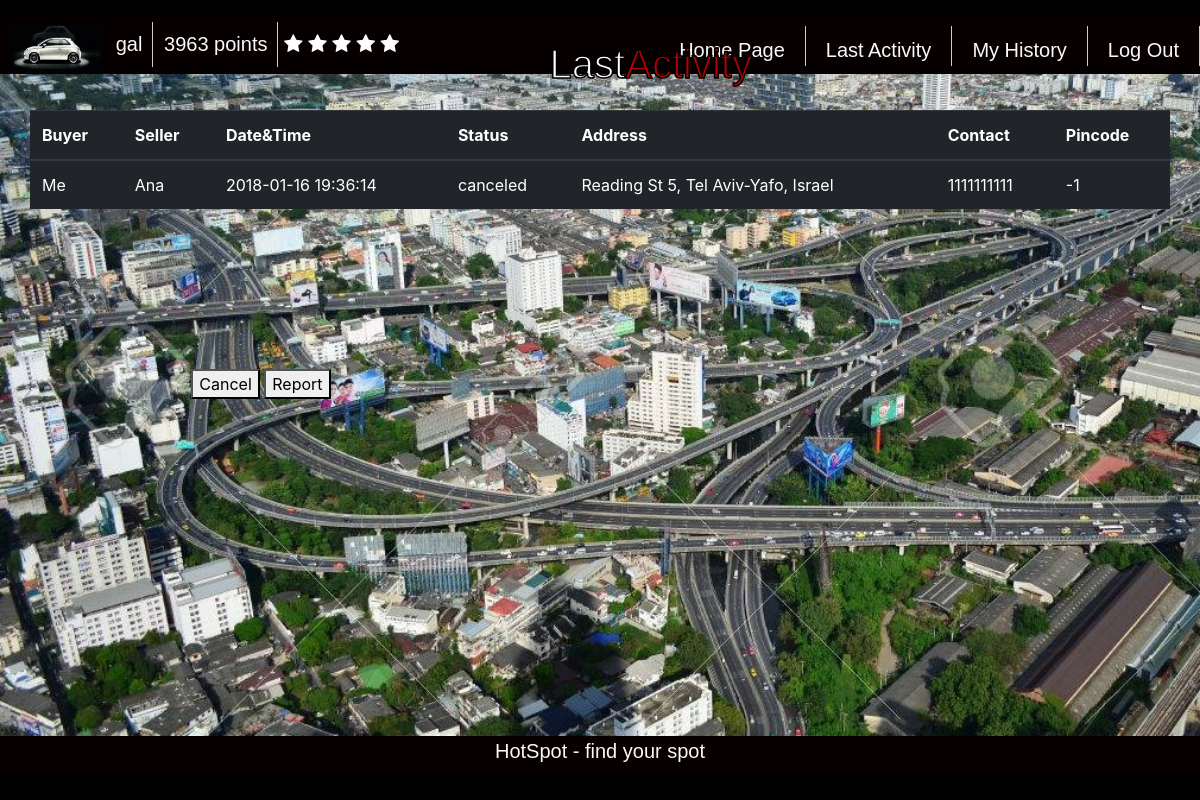
/last_activity/ (signed in), run on an earlier commit of the app's database.
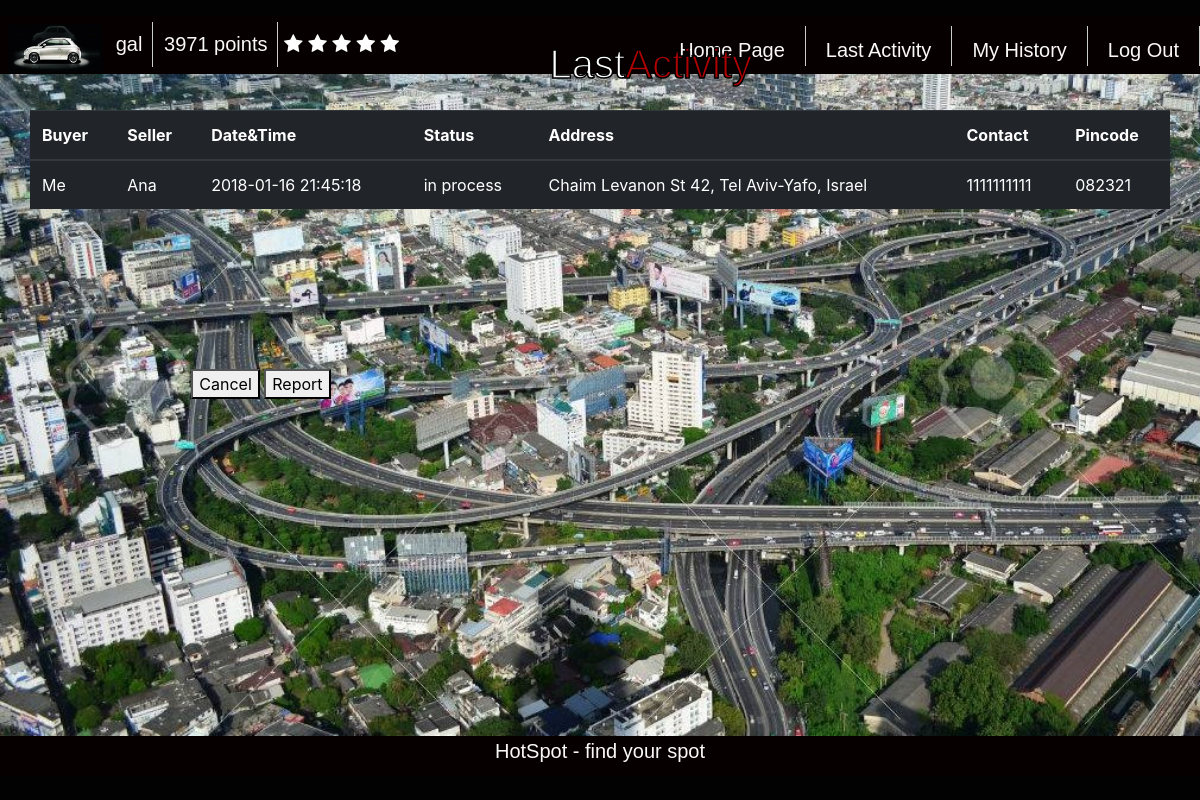
And on a later commit of the database.
### polls/models.py (models this page shows, shortened)
class Purchase(models.Model):
	buyer_id	= models.IntegerField(default=-1) 	# user id
	seller_id	= models.IntegerField(default=-1) 	# user id
	cost 		= models.IntegerField(default=10)
	parking_time 	= models.CharField(max_length=200, default="") #  max 30 minutes from the offering time
	status 		= models.CharField(max_length=200, default="available") # available, in process, done, canceled, expired etc.
	parking_rate 	= models.DecimalField(max_digits=3,decimal_places=2,default=Decimal('0.0000'))
	target_address_lat = models.CharField(max_length=2000)
	target_address_lng = models.CharField(max_length=2000)
	parking_address = models.CharField(default='Tel Aviv', max_length=200) #string. full address
	parking_address_lat = models.CharField(max_length=2000)
	parking_address_lng = models.CharField(max_length=2000)
	lock 			= threading.Lock()
	cond 			= threading.Condition(threading.Lock())
	pin_code		= models.CharField(max_length=2000, default="-1")
	attempt_failure = models.IntegerField(default=0)
	parking_actual_rank = models.DecimalField(max_digits=3,decimal_places=2,default=Decimal('0.0000'))

class Profile(models.Model):
	user = models.OneToOneField(User, on_delete=models.CASCADE)
	phone_number 	= models.CharField(max_length=20, blank=True)
	points 		= models.IntegerField(default=50) #start with 50 points.
	rating 		= models.IntegerField(default=2) # start with rating 2
	is_blocked 	= models.IntegerField(default=0) # start with is blocked 0.
	num_reported 	= models.IntegerField(default=0) # start with 0 reported purchases

### polls/views.py (the view)
# urls.py: url(r'^last_activity/$', views.call_last_activity, name='call_last_activity'),
def call_last_activity(request):
	update_user_spots_status(request.user.pk)
	last_activity = getUserLastActivity(request.user.pk)
	if (last_activity == None):
		last_activity = ["", "", "", "", "", "", "", "-1"]
		return render(request, 'polls/last_activity.html', {'last_activity':last_activity, 'user_points':User.objects.get(pk=request.user.pk).profile.points, 'user_rating':User.objects.get(pk=request.user.pk).profile.rating})
	if (minutes_elapsed(last_activity.parking_time) > 0 and last_activity.status == ParkingStatus.AVAILABLE):
		last_activity.status = ParkingStatus.EXPIRED
		last_activity.save()
	seller_username = (User.objects.get(pk = last_activity.seller_id)).username
	if (last_activity.buyer_id == -1):
		buyer_username = "--"
		contact = "--"
	else:
		buyer_username = (User.objects.get(pk = last_activity.buyer_id)).username
		contact = (User.objects.get(pk = last_activity.buyer_id)).profile.phone_number
	if (last_activity.seller_id == request.user.pk):
		seller_username = "Me"
		pincode = ""
	else:
		buyer_username = "Me"
		contact = (User.objects.get(pk = last_activity.seller_id)).profile.phone_number
		pincode = last_activity.pin_code
	last_activity = [buyer_username, seller_username, last_activity.parking_time, last_activity.status, last_activity.parking_address, contact, pincode, last_activity.pk]
	return render(request, 'polls/last_activity.html', {'last_activity':last_activity, 'user_points':User.objects.get(pk=request.user.pk).profile.points, 'user_rating':User.objects.get(pk=request.user.pk).profile.rating})

### polls/views.py (called while the page is built)
def getAllUserActivities(user_pk):
	'''
	get all purchases user with pk = user_pk took part in as buyer or seller
	'''
	sell_purchases = Purchase.objects.filter(seller_id = user_pk)
	buy_purchases = Purchase.objects.filter(buyer_id = user_pk)
	all_purchases = list(sell_purchases)  + list(buy_purchases)
	return all_purchases

def getUserLastActivity(user_pk):
	'''
	get last activity user took part in
	'''
	update_user_spots_status (user_pk)
	all_purchase = getAllUserActivities(user_pk)
	max_pk = 0
	last_activity = None
	for purchase in all_purchase:
		if (purchase.pk > max_pk):
			max_pk = purchase.pk
			last_activity = purchase
	return last_activity

def update_user_spots_status(user_id):
	'''
	iterate all over purchases  the user participated in and if
	passed the parking due time change status to expired
	'''
	all_user_spot = getAllUserActivities(user_id)
	for spot in all_user_spot:
		if (spot.status == ParkingStatus.AVAILABLE):# or spot.status == ParkingStatus.IN_PROCESS):
			if (minutes_elapsed(spot.parking_time) > 0):
				spot.status = ParkingStatus.EXPIRED
				print(ParkingStatus.EXPIRED)
				spot.save()

def minutes_elapsed(last_failure_in_string):
	"""
		Return True if user is still in timeout
	"""
	last_failure_in_datetime = datetime.datetime.strptime(last_failure_in_string, "%Y-%m-%d %H:%M:%S")
	diff = (datetime.datetime.now() - last_failure_in_datetime)
	return (diff.total_seconds() / 60)

### polls/templates/polls/last_activity.html (shortened to what this page needs)
<!DOCTYPE html>
<html>
 {% load static %}
    <link rel="stylesheet" type="text/css" href="{% static "polls/_css/logo.css" %}">
    <link rel="stylesheet" type="text/css" href="{% static "polls/_css/last_activity.css" %}">
<head>
  <link rel="stylesheet" href="https://maxcdn.bootstrapcdn.com/bootstrap/4.0.0-beta.2/css/bootstrap.min.css">
	<link rel="stylesheet" href="https://cdnjs.cloudflare.com/ajax/libs/font-awesome/4.7.0/css/font-awesome.min.css">
</head>
<body>
	<div class="all_site">
        <div class="cover">
			<header>
				<div class="logo">
					<img src="{% static "polls/_images/cars.jpg" %}" height="49"/>
				</div>
				<pro>
					<li>{{request.user.username}}</li>
					<li>{{user_points}} points</li>
						<span id="star1" class="fa fa-star"></span>
						<span id="star2" class="fa fa-star"></span>
						<span id="star3" class="fa fa-star"></span>
						<span id="star4" class="fa fa-star"></span>
						<span id="star5" class="fa fa-star"></span>
				</pro>
				<nav>
					<ur>
						<a href="{% url 'polls:logout' %}"><li>Log Out</li></a>
						<a href="{% url 'polls:call_history' %}"><li><col>My History </col></li></a>
						<a href="{% url 'polls:call_last_activity' %}"><li>Last Activity</li></a>
						<a href="{% url 'polls:homepage' %}"><li>Home Page</li></a>
					</ur>
				</nav>
				<div class="main">
					<div class="box_txt">
						<div><h1>Last<span>Activity</span></h1></div>
					</div>
				</div>
			</header>
			<table class="table table-dark">
				<thead>
				<tr>
				<th>Buyer</th>
				<th>Seller</th>
				<th>Date&Time</th>
				<th>Status</th>
				<th>Address</th>
				<th>Contact</th>
				<th>Pincode</th>
				</tr>
				</thead>
				<tbody>
					<tr>
						<td id="buyer">{{last_activity.0}}</td>
						<td id="seller">{{last_activity.1}}</td>
						<td id="date">{{last_activity.2}}</td>
						<td id="status">{{last_activity.3}}</td>
						<td id="address">{{last_activity.4}}</td>
						<td id="contact">{{last_activity.5}}</td>
						<td id="pincode">{{last_activity.6}}</td>
					</tr>
			    </tbody>
			</table>
	<div class="buttons">
			<button type="button" id="cancel_button" title="Cancel transaction" onclick = cancelPurchase() >Cancel</button>
			<button type="button" id="report_button" title="Report other user didn't show up" onclick = reportPurchase() >Report</button>
		</div>
		</div>
        <footer>
				<p>HotSpot -  find your spot</p>
        </footer>
    </div>
	</body>
</html>

### polls/static/polls/_css/logo.css (style rules this page uses)
body { position: absolute; top: 0; left: 0; right: 0; bottom: 0; margin: 0; width:100%; height: 100%; }
header .logo { width:auto; float: left; text-align: left; margin-left:0; padding: 0.5rem; height: auto; }
header pro { width:30%; height: 50px; float: left; font-family: 'Exo', sans-serif; font-size: 20px; font-weight: 100; margin-top: 0.5%; color: #fff; }
header pro li { display:inline-block; color: rgb(250, 248, 248); padding:0 10px; vertical-align:center; text-align: center; border-right: 1px solid #ccc; line-height: 45px; margin-left:-5px; }
header nav { width:50%; height: 50px; float: right; margin-top: 10px; }
header nav ur { list-style-type: none; padding: 200; margin:auto; }
header nav ur li { display:inline-block; color: rgb(250, 248, 248); height:40px; padding:0 20px; line-height:49px; font-family: 'Exo', sans-serif; font-size: 20px; vertical-align:center; text-align: center; float: right; border-right: 1px solid #ccc; }
footer { position: relative; margin-top: 0%; float: left; width: 100%; background-color: #070000; right:0; margin-bottom: 0%; left:0; bottom:0%; font-family: 'Exo', sans-serif; font-size: 20px; height: 5%; text-align: center; color: rgb(250, 248, 248); }

### polls/static/polls/_css/last_activity.css (style rules this page uses)
.all_site { position: absolute; width: 100%; height: 100%; background-color:rgb(2, 2, 2); margin: auto; }
header { height: 8%; float: left; width:100%; background:#070000; }
.cover { position: relative; width: 100%; height: 90%; background-image:url("../_images/busy_street2.jpg"); background-size: cover; }
.buttons { z-index: 2; position: absolute; margin-top: 10%; left:10%; margin-right: 10%; width: 18em; height: 7em; }
.main { position: relative; width: 30%; float: left; margin-top: -3%; margin-left: 30%; }
.main .box_txt { margin-top: 0%; color: #fff; font-family: 'Exo', sans-serif; font-size: 25px; text-align: center; -webkit-text-stroke-width: 1.5px; -webkit-text-stroke-color: black; }
.main .box_txt span { color: #af0202 !important; }
.cover .table { position: relative; width:95%; margin-right: 0%; margin-left: 2.5%; margin-top: 15%; top:5%; }

What changed in the data, as far as the page shows it:
no longer on this page (row unchanged): Purchase: parking_time "2018-01-16 19:36:14", status "canceled", parking_address "Reading St 5, Tel Aviv-Yafo, Israel", pin_code "-1"
added Purchase: parking_time "2018-01-16 21:45:18", status "in process", parking_address "Chaim Levanon St 42, Tel Aviv-Yafo, Israel", pin_code "082321"
Also different on the page:
{{ user_points }}: "3963" → "3971"
